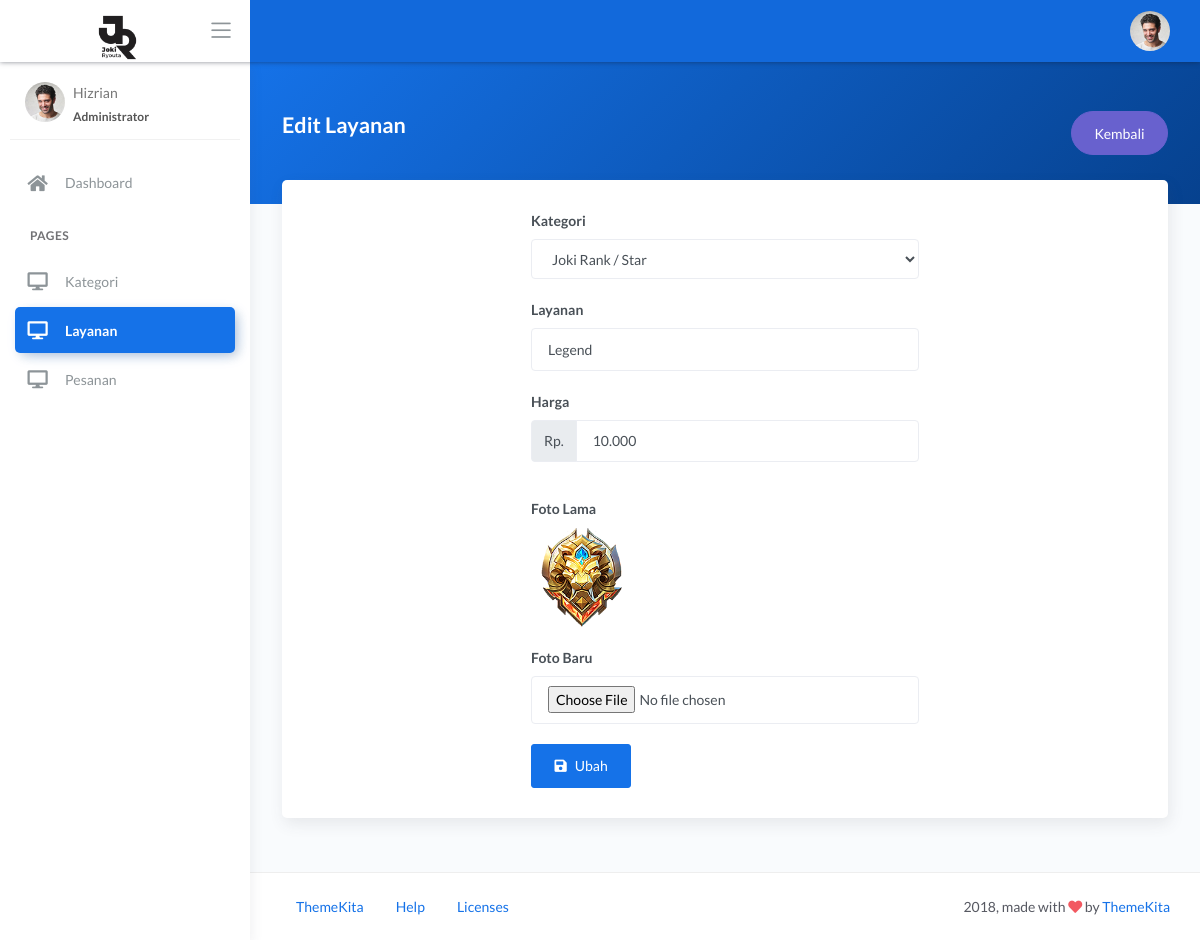
/admin/layanan/edit/5, run on the app's committed database.
### tables this page shows
CREATE TABLE `layanan` (
  `id` int(11) NOT NULL,
  `nama_layanan` varchar(255) NOT NULL,
  `kategori_id` int(11) NOT NULL,
  `harga` double NOT NULL,
  `foto` varchar(255) NOT NULL
);

CREATE TABLE `kategori` (
  `id` int(11) NOT NULL,
  `nama_kategori` varchar(255) NOT NULL
);

### application/controllers/admin/Layanan.php (called while the page is built, shortened)
<?php
class Layanan extends CI_Controller
{
    public function edit($id)
    {
        $data['layanan'] = $this->db->get_where('layanan', ['id' => $id])->row();
        $data['kategori'] = $this->db->get('kategori')->result();
        $this->load->view('admin/layanan/edit', $data);
    }
}

### index.php (called while the page is built, shortened)
<?php
require_once BASEPATH.'core/CodeIgniter.php';

### application/views/admin/layanan/edit.php (the view, shortened to what this page needs)
<!DOCTYPE html>
<html lang="en">
<body>
    <div class="wrapper">
        <div class="main-panel">
            <div class="content">
                <div class="panel-header bg-primary-gradient">
                    <div class="page-inner py-5">
                        <div class="d-flex align-items-left align-items-md-center flex-column flex-md-row">
                            <div>
                                <h2 class="text-white pb-2 fw-bold">Edit Layanan</h2>
                            </div>
                            <div class="ml-md-auto py-2 py-md-0">
                                <a href="<?= base_url('admin/layanan') ?>" class="btn btn-secondary btn-round">Kembali</a>
                            </div>
                        </div>
                    </div>
                </div>
                <div class="page-inner mt--5">
                    <div class="row">
                        <div class="col-md-12">
                            <div class="card">
                                <div class="card-body">
                                    <div class="row justify-content-center">
                                        <div class="col-6">
                                            <form action="<?= base_url('admin/layanan/proses_edit/' . $layanan->id) ?>" method="post" autocomplete="off" enctype="multipart/form-data">
                                                <div class="form-group">
                                                    <label for="">Kategori</label>
                                                    <select name="kategori" class="form-control">
                                                        <?php foreach ($kategori as $data) { ?>
                                                            <option value="<?= $data->id ?>" <?= $data->id == $layanan->kategori_id ? "selected" : "" ?>><?= $data->nama_kategori ?></option>
                                                        <?php } ?>
                                                    </select>
                                                </div>
                                                <div class="form-group">
                                                    <label for="">Layanan</label>
                                                    <input type="text" class="form-control" name="nama_layanan" placeholder="Masukkan nama layanan" value="<?= $layanan->nama_layanan ?>">
                                                </div>
                                                <div class="form-group">
                                                    <label for="">Harga</label>
                                                    <div class="input-group mb-3">
                                                        <div class="input-group-prepend">
                                                            <span class="input-group-text">Rp.</span>
                                                        </div>
                                                        <input type="text" name="harga" class="form-control currency-input" value="<?= $layanan->harga ?>">
                                                    </div>
                                                </div>
                                                <div class="form-group">
                                                    <label for="">Foto Lama</label><br>
                                                    <img src="<?= base_url('assets/uploads/layanan/' . $layanan->foto) ?>" alt="" style="width: 100px; height:100px">
                                                </div>
                                                <div class="form-group">
                                                    <label for="">Foto Baru</label>
                                                    <input type="file" class="form-control" name="foto" placeholder="Masukkan nama kategori">
                                                </div>
                                                <div class="form-group">
                                                    <button type="submit" class="btn btn-primary"><span class="fa fa-save"></span> &nbsp; Ubah</button>
                                                </div>
                                            </form>
                                        </div>
                                    </div>
                                </div>
                            </div>
                        </div>
                    </div>
                </div>
            </div>
        </div>
    </div>
</body>
</html>

### data on the page
layanan: kategori "Joki Rank / Star", nama_layanan "Legend", harga "10.000", foto (picture)
